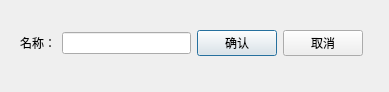
<?xml version="1.0" encoding="UTF-8"?>
<ui version="4.0">
 <class>addtree</class>
 <widget class="QDialog" name="addtree">
  <property name="geometry">
   <rect>
    <x>0</x>
    <y>0</y>
    <width>389</width>
    <height>92</height>
   </rect>
  </property>
  <property name="windowTitle">
   <string>Form</string>
  </property>
  <widget class="QWidget" name="layoutWidget">
   <property name="geometry">
    <rect>
     <x>20</x>
     <y>30</y>
     <width>343</width>
     <height>27</height>
    </rect>
   </property>
   <layout class="QGridLayout" name="gridLayout_2">
    <item row="0" column="0">
     <layout class="QHBoxLayout" name="horizontalLayout_2">
      <item>
       <widget class="QLabel" name="label">
        <property name="text">
         <string>名称：</string>
        </property>
       </widget>
      </item>
      <item>
       <widget class="QLineEdit" name="lineEdit"/>
      </item>
     </layout>
    </item>
    <item row="0" column="1">
     <layout class="QGridLayout" name="gridLayout">
      <item row="0" column="0">
       <widget class="QPushButton" name="okbn">
        <property name="text">
         <string>确认</string>
        </property>
       </widget>
      </item>
      <item row="0" column="1">
       <widget class="QPushButton" name="celbn">
        <property name="text">
         <string>取消</string>
        </property>
       </widget>
      </item>
     </layout>
    </item>
   </layout>
  </widget>
 </widget>
 <resources/>
 <connections/>
</ui>
